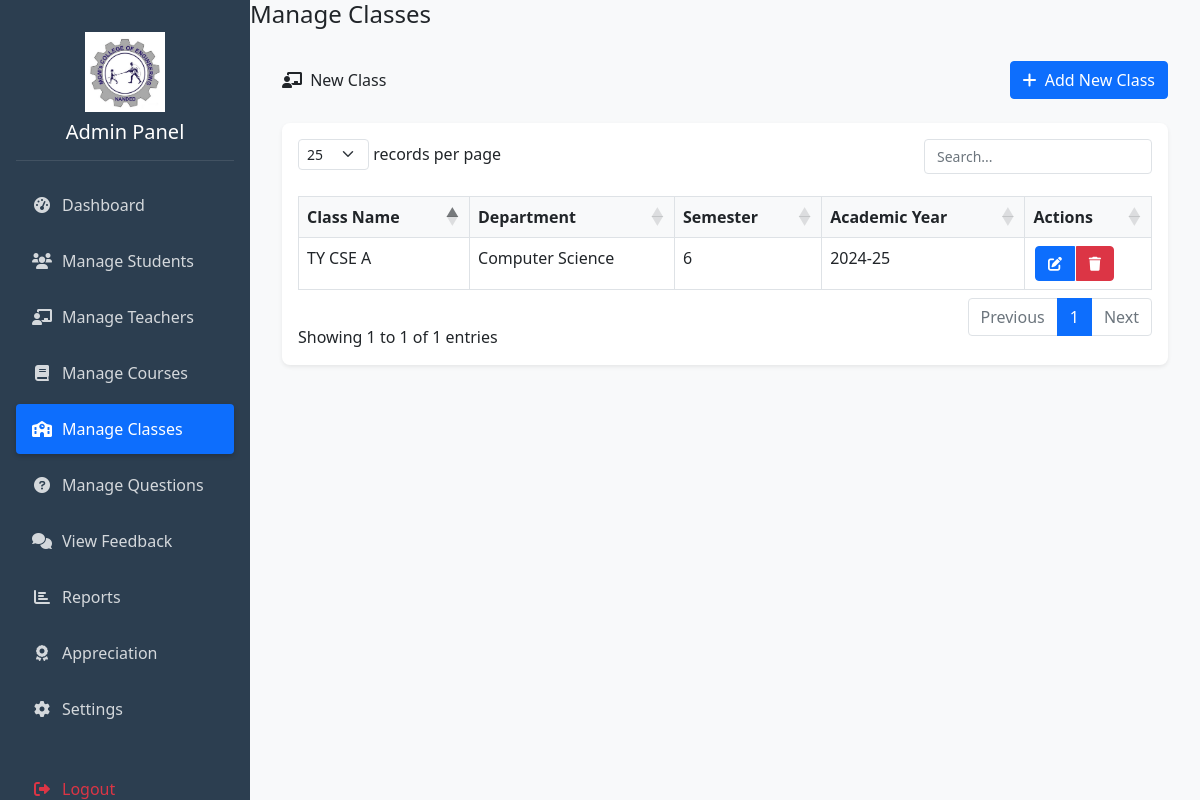
Page /admin/manage_classes.php on the committed database.
### tables this page shows
CREATE TABLE `classes` (
  `id` int(11) NOT NULL,
  `class_name` varchar(100) NOT NULL,
  `department` varchar(100) DEFAULT NULL,
  `year_of_study` int(11) DEFAULT NULL,
  `semester` varchar(20) DEFAULT NULL,
  `academic_year` varchar(20) DEFAULT NULL,
  `created_at` timestamp NOT NULL DEFAULT current_timestamp()
);

### admin/manage_classes.php (the view, shortened to what this page needs)
<?php
require_once 'config.php';
include 'header.php';
?>
<div class="d-flex justify-content-between align-items-center mb-4"><div>
                <i class="fas fa-chalkboard-teacher me-1"></i>
                New Class
            </div>
    <button type="button" class="btn btn-primary" data-bs-toggle="modal" data-bs-target="#addClassModal">
        <i class="fas fa-plus me-1"></i> Add New Class
    </button>
</div>
<div class="card">
    <div class="card-body">
        <div class="table-responsive">
            <table id="classesTable" class="table table-bordered table-hover">
                <thead>
                    <tr>
                        <th>Class Name</th>
                        <th>Department</th>
                        <th>Semester</th>
                        <th>Academic Year</th>
                        <th>Actions</th>
                    </tr>
                </thead>
                <tbody>
                    <?php
                    $sql = "SELECT * FROM classes ORDER BY class_name";
                    $result = $conn->query($sql);
                    while ($row = $result->fetch_assoc()):
                    ?>
                    <tr>
                        <td><?php echo htmlspecialchars($row['class_name']); ?></td>
                        <td><?php echo htmlspecialchars($row['department']); ?></td>
                        <td><?php echo htmlspecialchars($row['semester']); ?></td>
                        <td><?php echo htmlspecialchars($row['academic_year']); ?></td>
                        <td>
                            <div class="btn-group" role="group">
                                <button type="button" class="btn btn-sm btn-primary edit-class"
                                        data-id="<?php echo $row['id']; ?>"
                                        data-name="<?php echo htmlspecialchars($row['class_name']); ?>"
                                        data-department="<?php echo htmlspecialchars($row['department']); ?>"
                                        data-semester="<?php echo htmlspecialchars($row['semester']); ?>"
                                        data-academic-year="<?php echo htmlspecialchars($row['academic_year']); ?>">
                                    <i class="fas fa-edit"></i>
                                </button>
                                <button type="button" class="btn btn-sm btn-danger delete-class"
                                        data-id="<?php echo $row['id']; ?>"
                                        data-name="<?php echo htmlspecialchars($row['class_name']); ?>">
                                    <i class="fas fa-trash"></i>
                                </button>
                            </div>
                        </td>
                    </tr>
                    <?php endwhile; ?>
                </tbody>
            </table>
        </div>
    </div>
</div>
<?php include 'footer.php'; ?>

### admin/header.php (style rules this page uses)
:root { --sidebar-width: 250px; --header-height: 60px; --primary-color: #2c3e50; --secondary-color: #34495e; }
body { min-height: 100vh; display: flex; background-color: #f8f9fa; overflow-x: hidden; padding: 0; margin: 0; }
.card { box-shadow: 0 0.125rem 0.25rem rgba(0, 0, 0, 0.075); margin-bottom: 1.5rem; border: none; border-radius: 0.5rem; }
.table { margin-bottom: 0; }
.table th { background-color: #f8f9fa; border-bottom: 2px solid #dee2e6; font-weight: 600; }
.btn { border-radius: 0.25rem; padding: 0.375rem 0.75rem; font-weight: 500; transition: all 0.2s ease; }
.btn-group > .btn { margin: 0 0.1rem; }

### rows in the picture
classes: class_name "TY CSE A", department "Computer Science", semester "6", academic_year "2024-25"
